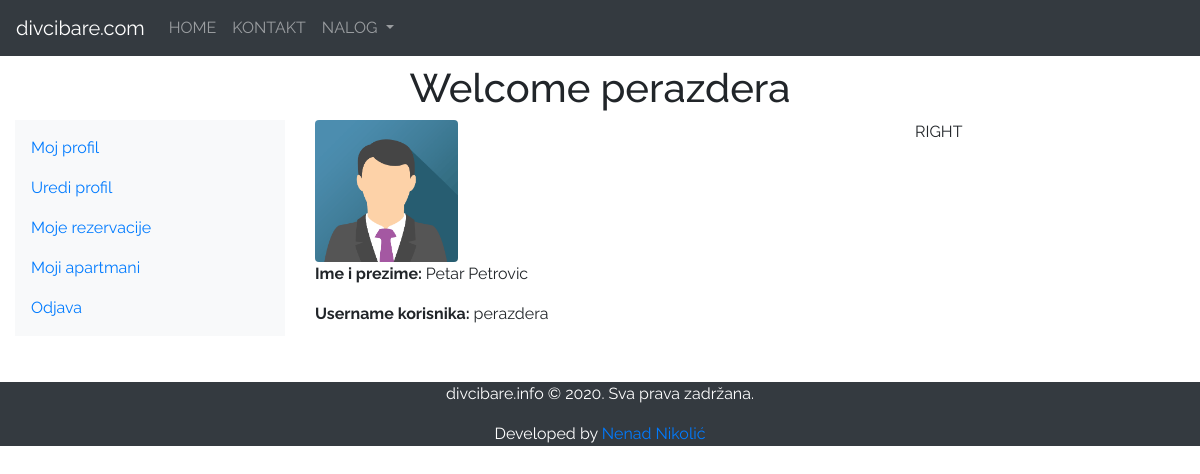
Page /profile.view.php (signed in) on the committed database.
### tables this page shows
CREATE TABLE `users` (
  `id` int(10) NOT NULL,
  `fullname` varchar(50) NOT NULL,
  `username` varchar(50) NOT NULL,
  `email` varchar(50) NOT NULL,
  `password` varchar(50) NOT NULL,
  `mobile` varchar(250) NOT NULL,
  `address` varchar(255) NOT NULL,
  `profile_picture` varchar(255) NOT NULL
);

### profile.view.php (the view, shortened to what this page needs)
<?php
require 'connection.php';
$username = $_SESSION['username'];
$sql = "SELECT * FROM users WHERE username = '$username'";
$query = mysqli_query($conn, $sql);
$result = mysqli_fetch_assoc($query);
?>
<?php require 'includes/top.php'; ?>
<?php require 'includes/navbar.php'; ?>
<div class="container-fluid">
	<h1 class="text-center">Welcome <?php echo $_SESSION['username']; ?></h1>
	<div class="row">
		<div class="col-sm-3"><?php require 'includes/left.php'; ?></div>
		<div class="col-sm-6">
			<img src="<?php echo $result['profile_picture'];?>" width="25%" class="rounded">
			<p><strong>Ime i prezime: </strong> <?php echo $result['fullname']; ?></p>
			<p><strong>Username korisnika: </strong> <?php echo $result['username']; ?></p>
		</div>
		<div class="col-sm-3">RIGHT</div>
	</div>
</div>
<?php require 'includes/bottom.php'; ?>

### includes/top.php (style rules this page uses)
body,h1,h2,h3,h4,h5,h6 { font-family: "Raleway", Arial, Helvetica, sans-serif }
.container-fluid { padding-top: 40px; padding-bottom: 40px; }

### rows in the picture
users: profile_picture (picture), fullname "Petar Petrovic", username "perazdera"

### other values in the picture
$_SESSION['username'] "perazdera"
